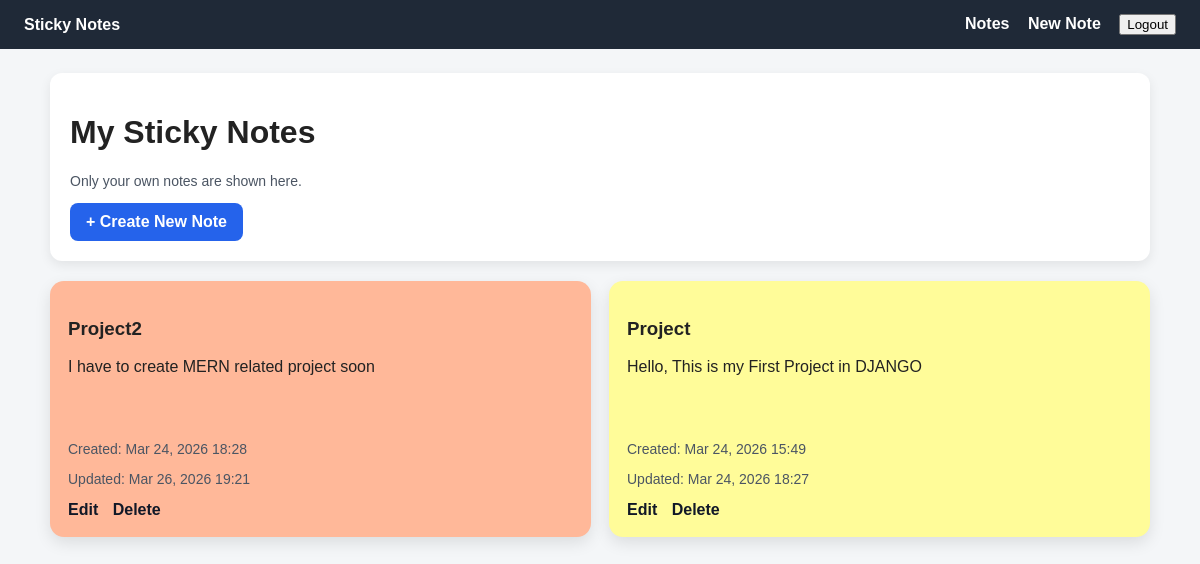
Screenshot of /notes/ (signed in) with the database file from the repository.
### notes/models.py (models this page shows, shortened)
class Note(models.Model):
    title = models.CharField(max_length=200)
    content = models.TextField()
    color = models.CharField(max_length=7, default='#FFFF99')
    created_at = models.DateTimeField(auto_now_add=True)
    updated_at = models.DateTimeField(auto_now=True)
    owner = models.ForeignKey(User, on_delete=models.CASCADE, related_name='notes')
    class Meta:
        ordering = ['-updated_at']  # Latest updated notes appear first.

### notes/views.py (the view)
# urls.py: path('', views.note_list, name='note_list'),
@login_required
def note_list(request):
    notes = Note.objects.filter(owner=request.user)
    return render(request, 'notes/note_list.html', {'notes': notes})

### notes/templates/notes/note_list.html (shortened to what this page needs)
{% extends 'base.html' %}
{% block content %}
<div class="card">
    <h1>My Sticky Notes</h1>
    <p class="muted">Only your own notes are shown here.</p>
    <a class="btn" href="{% url 'note_create' %}">+ Create New Note</a>
</div>
<div class="notes-grid">
    {% for note in notes %}
        <div class="note-card" style="background-color: {{ note.color }};">
            <div>
                <h3>{{ note.title }}</h3>
                <p>{{ note.content|linebreaksbr }}</p>
            </div>
            <div>
                <p class="muted">Created: {{ note.created_at|date:'M d, Y H:i' }}</p>
                <p class="muted">Updated: {{ note.updated_at|date:'M d, Y H:i' }}</p>
                <div class="note-actions">
                    <a href="{% url 'note_edit' note.pk %}">Edit</a>
                    <a href="{% url 'note_delete' note.pk %}">Delete</a>
                </div>
            </div>
        </div>
    {% empty %}
        <div class="card">
            <p>You do not have any notes yet. Click <strong>Create New Note</strong> to add your first sticky note.</p>
        </div>
    {% endfor %}
</div>
{% endblock %}

### templates/base.html (shortened to what this page needs)
<!DOCTYPE html>
<html lang="en">
<head>
</head>
<body>
    <nav class="navbar">
        <div>
            <a href="{% url 'note_list' %}">Sticky Notes</a>
        </div>
        <div>
            {% if user.is_authenticated %}
                <a href="{% url 'note_list' %}">Notes</a>
                <a href="{% url 'note_create' %}">New Note</a>
                <form method="post" action="{% url 'logout' %}" style="display:inline;">
                    <button type="submit">Logout</button>
                </form>
            {% else %}
                <a href="{% url 'login' %}">Login</a>
                <a href="{% url 'register' %}">Register</a>
            {% endif %}
        </div>
    </nav>
    <main class="container">
        {% block content %}{% endblock %}
    </main>
</body>
</html>

### templates/base.html (style rules this page uses)
body { font-family: Arial, sans-serif; margin: 0; background: #f4f6f8; color: #222; }
.navbar { background: #1f2937; color: white; padding: 14px 24px; display: flex; justify-content: space-between; align-items: center; flex-wrap: wrap; }
.navbar a { color: white; text-decoration: none; margin-right: 14px; font-weight: bold; }
.container { width: min(1100px, 92%); margin: 24px auto; }
.card { background: white; border-radius: 12px; padding: 20px; box-shadow: 0 4px 12px rgba(0, 0, 0, 0.08); margin-bottom: 20px; }
.btn { display: inline-block; background: #2563eb; color: white; border: none; padding: 10px 16px; border-radius: 8px; text-decoration: none; cursor: pointer; font-weight: bold; }
.notes-grid { display: grid; grid-template-columns: repeat(auto-fit, minmax(240px, 1fr)); gap: 18px; }
.note-card { border-radius: 14px; padding: 18px; box-shadow: 0 6px 16px rgba(0, 0, 0, 0.10); min-height: 220px; display: flex; flex-direction: column; justify-content: space-between; }
.note-actions a { margin-right: 10px; font-weight: bold; color: #111827; text-decoration: none; }
.muted { color: #4b5563; font-size: 14px; }

### rows the page displays
Note: title "Project2", content "I have to create MERN related project soon", created_at "Mar 24, 2026 18:28", updated_at "Mar 26, 2026 19:21"
Note: title "Project", content "Hello, This is my First Project in DJANGO", created_at "Mar 24, 2026 15:49", updated_at "Mar 24, 2026 18:27"
